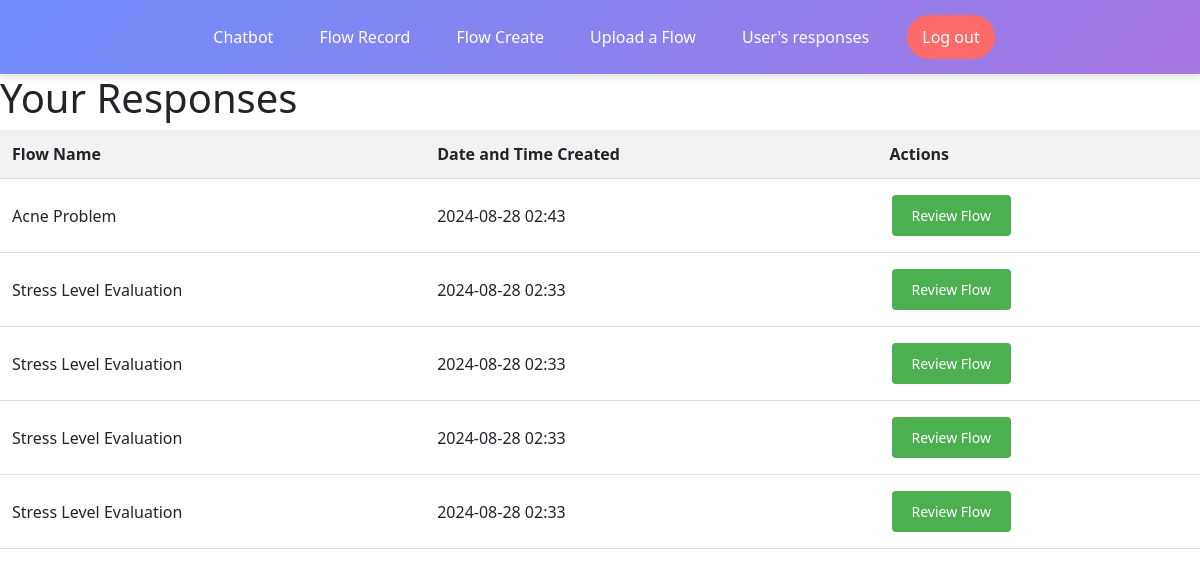
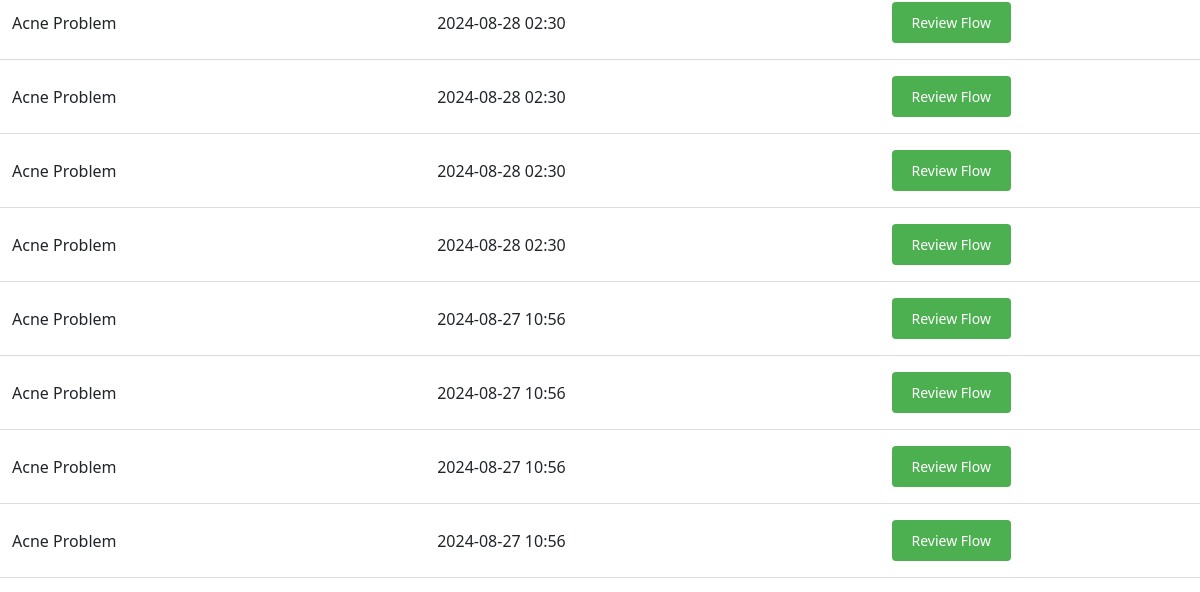
Before: /user_responses/ (signed in, upper part) with the older database file (2 pictures, top to bottom).
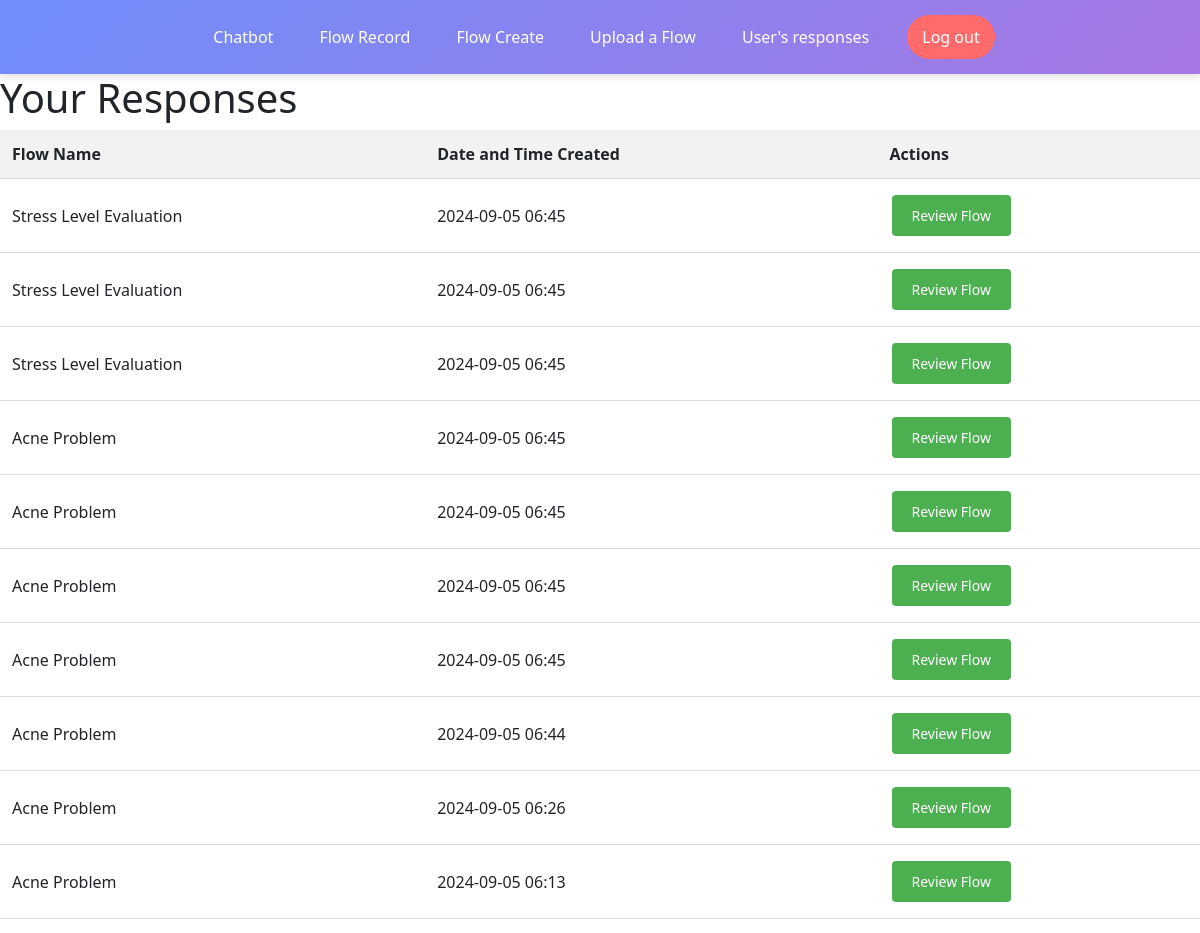
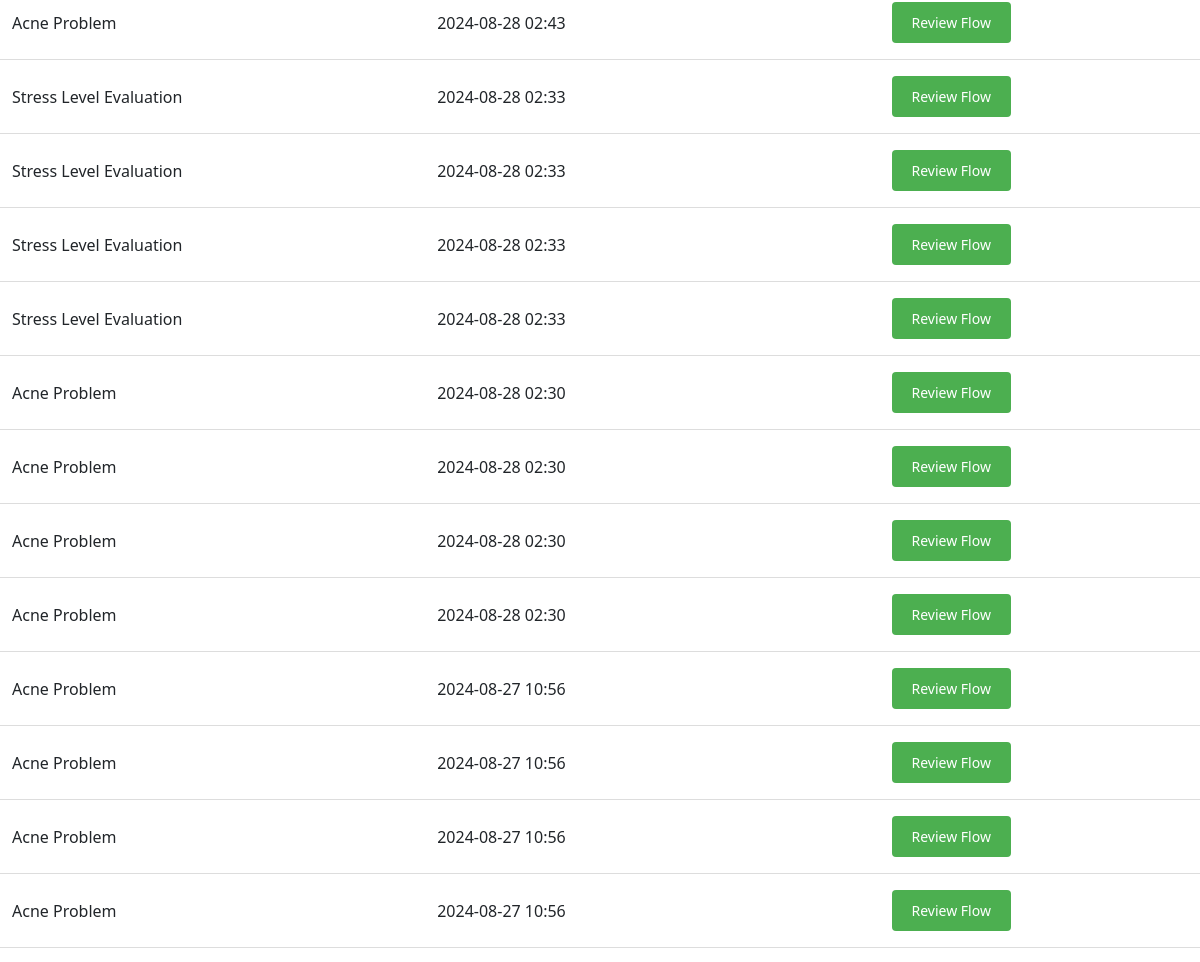
After: the same page with the newer database file (2 pictures, top to bottom).
### ChabotFeature/models.py (models this page shows)
class UserResponse(models.Model):
    user = models.ForeignKey(UserProfile, on_delete=models.CASCADE)
    step = models.ForeignKey(FlowStep, on_delete=models.CASCADE)
    response = models.CharField(max_length=100, null=True, default=None)
    response_date = models.DateTimeField(auto_now_add=True)

class FlowStep(models.Model):
    flow = models.ForeignKey('Flow', on_delete=models.CASCADE)
    step_number = models.IntegerField()
    text = models.TextField()
    is_final_step = models.BooleanField(default=False)

class Flow(models.Model):
    name = models.CharField(max_length=100)
    description = models.TextField()

### ChabotFeature/views.py (the view)
# urls.py: path('user_responses/', user_responses, name='user_responses'),
@login_required
def user_responses(request):
    user_profile = request.user.userprofile
    responses = UserResponse.objects.filter(user=user_profile).select_related('step__flow').order_by('-response_date')
    flow_steps = FlowStep.objects.prefetch_related(
        Prefetch('options', queryset=FlowOption.objects.select_related('next_step'))
    )
    context = {
        'responses': responses,
        'flow_steps': flow_steps,
    }
    return render(request, 'ChabotFeature/user_responses.html', context)

### ChabotFeature/templates/ChabotFeature/user_responses.html (shortened to what this page needs)
{% extends 'base.html' %}
{% load static %}
{% block content %}
<h1>Your Responses</h1>
<table id="user-responses" class="display">
    <thead>
        <tr>
            <th>Flow Name</th>
            <th>Date and Time Created</th>
            <th>Actions</th>
        </tr>
    </thead>
    <tbody>
        {% for response in responses %}
        <tr>
            <td>{{ response.step.flow.name }}</td>
            <td>{{ response.response_date|date:"Y-m-d H:i" }}</td>
            <td>
                <button class="review-flow-btn" data-flow-id="{{ response.step.flow.id }}" data-response-id="{{ response.id }}">Review Flow</button>
            </td>
        </tr>
        {% endfor %}
    </tbody>
</table>
{% endblock %}
{% block extra_js %}
<link rel="stylesheet" type="text/css" href="https://cdn.datatables.net/1.10.24/css/jquery.dataTables.css">
{% endblock %}

Changed rows visible on the page:
added UserResponse: step.flow.name "Stress Level Evaluation", response_date "2024-09-05 06:45"
added UserResponse: step.flow.name "Stress Level Evaluation", response_date "2024-09-05 06:45"
added UserResponse: step.flow.name "Stress Level Evaluation", response_date "2024-09-05 06:45"
added UserResponse: step.flow.name "Acne Problem", response_date "2024-09-05 06:45"
added UserResponse: step.flow.name "Acne Problem", response_date "2024-09-05 06:45"
added UserResponse: step.flow.name "Acne Problem", response_date "2024-09-05 06:45"
added UserResponse: step.flow.name "Acne Problem", response_date "2024-09-05 06:45"
added UserResponse: step.flow.name "Acne Problem", response_date "2024-09-05 06:44"
added UserResponse: step.flow.name "Acne Problem", response_date "2024-09-05 06:26"
added UserResponse: step.flow.name "Acne Problem", response_date "2024-09-05 06:13"
